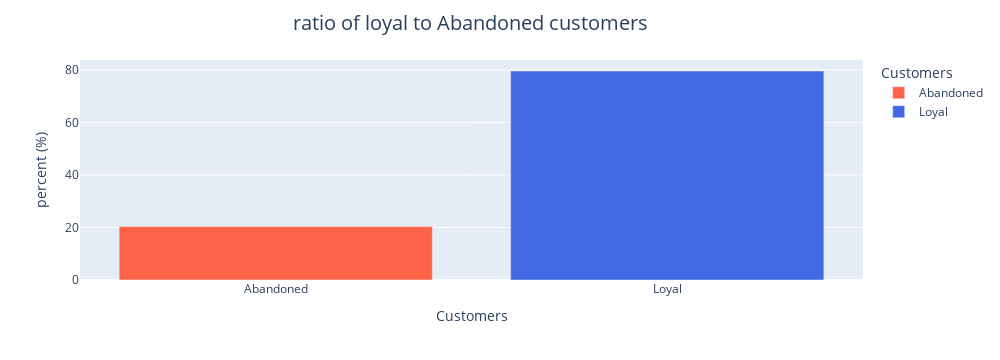

The cell this chart's notebook holds for it:
### Code cell
fig = px.bar(
    data_frame = clients_df['Exited'].value_counts().sort_values().apply(lambda x: x / 100),
    color = clients_df['Exited'].unique(),
    width = 1000,
    labels = {'color' : 'Customers', 'Exited': 'Customers'},
    color_discrete_sequence=['tomato', 'royalblue']
)

fig.update_layout(
    title_text = 'ratio of loyal to Abandoned customers',
    title_x = 0.47,
    title_font_size = 20,
    yaxis_title = 'percent (%)'
    )

fig.show()

### Figure 1 — Plotly figure (JSON) as saved in the notebook; plotly's stock layout.template omitted (floating-point values rounded to 4 significant figures)
{"data": [{"alignmentgroup": "True", "hovertemplate": "Customers=%{x}<br>value=%{y}<extra></extra>", "legendgroup": "Abandoned", "marker": {"color": "tomato", "pattern": {"shape": ""}}, "name": "Abandoned", "offsetgroup": "Abandoned", "orientation": "v", "showlegend": true, "textposition": "auto", "type": "bar", "x": ["Abandoned"], "xaxis": "x", "y": [20.37], "yaxis": "y"}, {"alignmentgroup": "True", "hovertemplate": "Customers=%{x}<br>value=%{y}<extra></extra>", "legendgroup": "Loyal", "marker": {"color": "royalblue", "pattern": {"shape": ""}}, "name": "Loyal", "offsetgroup": "Loyal", "orientation": "v", "showlegend": true, "textposition": "auto", "type": "bar", "x": ["Loyal"], "xaxis": "x", "y": [79.63], "yaxis": "y"}], "layout": {"barmode": "relative", "height": 360, "legend": {"title": {"text": "Customers"}, "tracegroupgap": 0}, "margin": {"t": 60}, "title": {"font": {"size": 20}, "text": "ratio of loyal to Abandoned customers", "x": 0.47}, "width": 1000, "xaxis": {"anchor": "y", "autorange": true, "domain": [0, 1], "range": [-0.5, 1.5], "title": {"text": "Customers"}, "type": "category"}, "yaxis": {"anchor": "x", "autorange": true, "domain": [0, 1], "range": [0, 83.82], "title": {"text": "percent (%)"}, "type": "linear"}}}
